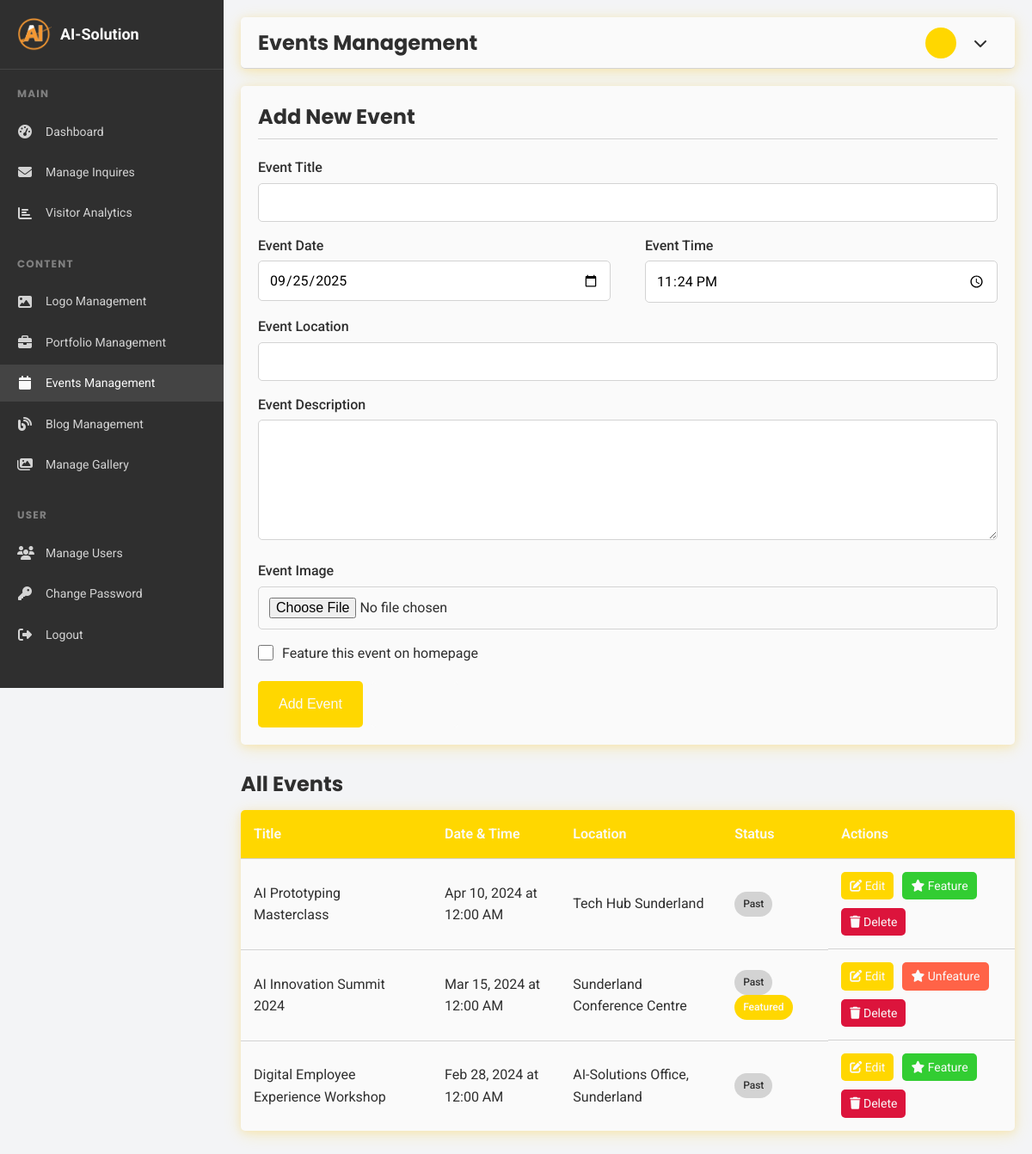
/admin/events.php (signed in), run on the app's committed database.
### tables this page shows
CREATE TABLE events (
    id INT PRIMARY KEY AUTO_INCREMENT,
    title VARCHAR(200) NOT NULL,
    description TEXT,
    date DATE,
    time TIME,
    location VARCHAR(200),
    image VARCHAR(255),
    featured BOOLEAN DEFAULT FALSE,
    created_at TIMESTAMP DEFAULT CURRENT_TIMESTAMP,
    updated_at TIMESTAMP DEFAULT CURRENT_TIMESTAMP ON UPDATE CURRENT_TIMESTAMP
);

### admin/events.php (the view, shortened to what this page needs)
<?php
require_once 'includes/config.php';
$edit_mode = false;
$event = [
    'id' => '',
    'title' => '',
    'description' => '',
    'date' => date('Y-m-d'),
    'time' => date('H:i'),
    'location' => '',
    'image' => '',
    'featured' => 0
];
$sql = "SELECT * FROM events ORDER BY date DESC";
$stmt = $pdo->query($sql);
$events = $stmt->fetchAll();
$current_date = date('Y-m-d');
?>
<!DOCTYPE html>
<html lang="en">
<head>
    <link rel="stylesheet" href="../css/styles.css">
    <link rel="stylesheet" href="https://cdnjs.cloudflare.com/ajax/libs/font-awesome/6.4.0/css/all.min.css">
</head>
<body>
    <div class="admin-layout">
        <aside class="sidebar">
            <div class="sidebar-header">
                <div class="sidebar-logo">
                    <img src="../images/logo.png" alt="AI-Solution Logo">
                    <span>AI-Solution</span>
                </div>
            </div>
            <div class="sidebar-menu">
                <div class="menu-section">
                    <h4 class="menu-section-title">Main</h4>
                    <ul class="menu-list">
                        <li class="menu-item">
                            <a href="index.php" class="menu-link">
                                <i class="menu-icon fas fa-tachometer-alt"></i>
                                <span>Dashboard</span>
                            </a>
                        </li>
                        <li class="menu-item">
                            <a href="inquiries.php" class="menu-link">
                                <i class="menu-icon fas fa-envelope"></i>
                                <span>Manage Inquires</span>
                            </a>
                        </li>
                        <li class="menu-item">
                            <a href="analytics.php" class="menu-link">
                                <i class="menu-icon fas fa-chart-bar"></i>
                                <span>Visitor Analytics</span>
                            </a>
                        </li>
                    </ul>
                </div>
                <div class="menu-section">
                    <h4 class="menu-section-title">Content</h4>
                    <ul class="menu-list">
                        <li class="menu-item">
                            <a href="logo.php" class="menu-link">
                                <i class="menu-icon fas fa-image"></i>
                                <span>Logo Management</span>
                            </a>
                        </li>
                        <li class="menu-item">
                            <a href="portfolio.php" class="menu-link">
                                <i class="menu-icon fas fa-briefcase"></i>
                                <span>Portfolio Management</span>
                            </a>
                        </li>
                        <li class="menu-item">
                            <a href="events.php" class="menu-link active">
                                <i class="menu-icon fas fa-calendar"></i>
                                <span>Events Management</span>
                            </a>
                        </li>
                        <li class="menu-item">
                            <a href="blogs.php" class="menu-link">
                                <i class="menu-icon fas fa-blog"></i>
                                <span>Blog Management</span>
                            </a>
                        </li>
                        <li class="menu-item">
                            <a href="gallery.php" class="menu-link">
                                <i class="menu-icon fas fa-images"></i>
                                <span>Manage Gallery</span>
                            </a>
                        </li>
                    </ul>
                </div>
                <div class="menu-section">
                    <h4 class="menu-section-title">User</h4>
                    <ul class="menu-list">
                        <li class="menu-item">
                            <a href="users.php" class="menu-link">
                                <i class="menu-icon fas fa-users"></i>
                                <span>Manage Users</span>
                            </a>
                        </li>
                        <li class="menu-item">
                            <a href="password.php" class="menu-link">
                                <i class="menu-icon fas fa-key"></i>
                                <span>Change Password</span>
                            </a>
                        </li>
                        <li class="menu-item">
                            <a href="index.php?logout=true" class="menu-link">
                                <i class="menu-icon fas fa-sign-out-alt"></i>
                                <span>Logout</span>
                            </a>
                        </li>
                    </ul>
                </div>
            </div>
        </aside>
        <main class="main-content">
            <header class="admin-header">
                <div class="header-title">
                    <h1>Events Management</h1>
                </div>
                <div class="header-actions">
                    <div class="user-dropdown">
                        <div class="user-info">
                            <div class="user-avatar">
                            </div>
                            <i class="fas fa-chevron-down"></i>
                        </div>
                    </div>
                </div>
            </header>
            <section class="admin-section">
                <div class="admin-form">
                    <h3><?php echo $edit_mode ? 'Edit Event' : 'Add New Event'; ?></h3>
                    <form action="events.php" method="POST" enctype="multipart/form-data">
                        <div class="form-group">
                            <label for="title">Event Title</label>
                            <input type="text" id="title" name="title" class="form-control" value="<?php echo htmlspecialchars($event['title']); ?>" required>
                        </div>
                        <div class="form-row">
                            <div class="form-group">
                                <label for="date">Event Date</label>
                                <input type="date" id="date" name="date" class="form-control" value="<?php echo htmlspecialchars($event['date']); ?>" required>
                            </div>
                            <div class="form-group">
                                <label for="time">Event Time</label>
                                <input type="time" id="time" name="time" class="form-control" value="<?php echo htmlspecialchars($event['time']); ?>" required>
                            </div>
                        </div>
                        <div class="form-group">
                            <label for="location">Event Location</label>
                            <input type="text" id="location" name="location" class="form-control" value="<?php echo htmlspecialchars($event['location']); ?>" required>
                        </div>
                        <div class="form-group">
                            <label for="description">Event Description</label>
                            <textarea id="description" name="description" class="form-control" rows="6" required><?php echo htmlspecialchars($event['description']); ?></textarea>
                        </div>
                        <div class="form-group">
                            <label for="image">Event Image</label>
                            <input type="file" id="image" name="image" class="form-control" accept="image/*">
                        </div>
                        <div class="form-check">
                            <input type="checkbox" id="featured" name="featured" class="form-check-input" <?php echo $event['featured'] ? 'checked' : ''; ?>>
                            <label for="featured" class="form-check-label">Feature this event on homepage</label>
                        </div>
                        <div class="btn-group">
                            <button type="submit" name="save_event" class="btn btn-primary">
                                <?php echo $edit_mode ? 'Update Event' : 'Add Event'; ?>
                            </button>
                            <a href="events.php" class="btn btn-secondary">Cancel</a>
                        </div>
                    </form>
                </div>
            </section>
            <section class="admin-section">
                <h3>All Events</h3>
                <table class="admin-table">
                    <thead>
                        <tr>
                            <th>Title</th>
                            <th>Date & Time</th>
                            <th>Location</th>
                            <th>Status</th>
                            <th>Actions</th>
                        </tr>
                    </thead>
                    <tbody>
                        <?php if (count($events) > 0): ?>
                            <?php foreach ($events as $e): ?>
                                <tr>
                                    <td><?php echo htmlspecialchars($e['title']); ?></td>
                                    <td>
                                        <?php
                                        echo date('M d, Y', strtotime($e['date']));
                                        echo ' at ';
                                        echo date('g:i A', strtotime($e['time']));
                                        ?>
                                    </td>
                                    <td><?php echo htmlspecialchars($e['location']); ?></td>
                                    <td>
                                        <span class="status-badge <?php echo strtotime($e['date']) >= strtotime($current_date) ? 'status-upcoming' : 'status-past'; ?>">
                                            <?php echo strtotime($e['date']) >= strtotime($current_date) ? 'Upcoming' : 'Past'; ?>
                                        </span>
                                        <?php if ($e['featured']): ?>
                                            <span class="status-badge status-featured">Featured</span>
                                        <?php endif; ?>
                                    </td>
                                    <td class="table-actions">
                                        <a href="events.php?edit=<?php echo $e['id']; ?>" class="btn-action btn-edit">
                                            <i class="fas fa-edit"></i> Edit
                                        </a>
                                        <a href="events.php?toggle=<?php echo $e['id']; ?>" class="btn-action <?php echo $e['featured'] ? 'btn-unfeature' : 'btn-feature'; ?>">
                                            <i class="fas <?php echo $e['featured'] ? 'fa-star' : 'fa-star'; ?>"></i>
                                            <?php echo $e['featured'] ? 'Unfeature' : 'Feature'; ?>
                                        </a>
                                        <a href="events.php?delete=<?php echo $e['id']; ?>" class="btn-action btn-delete" onclick="return confirm('Are you sure you want to delete this event?');">
                                            <i class="fas fa-trash"></i> Delete
                                        </a>
                                    </td>
                                </tr>
                            <?php endforeach; ?>
                        <?php else: ?>
                            <tr>
                                <td colspan="5" style="text-align: center;">No events found. Add your first event using the form above.</td>
                            </tr>
                        <?php endif; ?>
                    </tbody>
                </table>
            </section>
        </main>
    </div>
</body>
</html>

### css/styles.css (style rules this page uses)
:root { --primary-color: #FFD700; --primary-dark: #DAA520; --primary-light: #FFF8DC; --secondary-color: #FFA500; --secondary-dark: #FF8C00; --secondary-light: #FFE4B5; --dark-color: #2F2F2F; --light-color: #FAFAFA; --gray-color: #808080; --gray-light: #D3D3D3; --gray-dark: #696969; --success-color: #32CD32; --warning-color: #FF6347; --danger-color: #DC143C; --border-radius: 0.5rem; --box-shadow: 0 4px 20px rgba(255, 215, 0, 0.2), 0 2px 10px rgba(255, 165, 0, 0.15); --transition: all 0.3s ease; }
* { box-sizing: border-box; margin: 0; padding: 0; }
html { font-size: 62.5%; scroll-behavior: smooth; }
body { font-family: 'Roboto', sans-serif; font-size: 1.6rem; line-height: 1.6; color: var(--dark-color); background-color: var(--light-color); overflow-x: hidden; }
h1, h2, h3, h4, h5, h6 { font-family: 'Poppins', sans-serif; margin-bottom: 1.5rem; line-height: 1.3; font-weight: 700; }
h1 { font-size: 4.2rem; }
h3 { font-size: 2.4rem; }
h4 { font-size: 2rem; }
a { text-decoration: none; color: var(--primary-color); transition: var(--transition); }
ul { list-style: none; }
img { max-width: 100%; height: auto; display: block; }
.btn { display: inline-block; font-weight: 500; text-align: center; padding: 1.2rem 2.4rem; border-radius: var(--border-radius); cursor: pointer; transition: var(--transition); border: none; font-size: 1.6rem; }
.btn-primary { background-color: var(--primary-color); color: var(--light-color); }
.btn-secondary { background-color: transparent; border: 2px solid var(--light-color); color: var(--light-color); }
.form-group { margin-bottom: 2rem; }
.form-group label { display: block; margin-bottom: 0.8rem; font-weight: 500; }
.form-group input, .form-group textarea { width: 100%; padding: 1.2rem; border: 1px solid var(--gray-light); border-radius: var(--border-radius); font-family: inherit; font-size: 1.6rem; transition: var(--transition); }
.form-row { display: grid; grid-template-columns: repeat(auto-fit, minmax(20rem, 1fr)); gap: 2rem; }

### data on the page
events: title "AI Prototyping Masterclass", date "Apr 10, 2024", time "12:00 AM", location "Tech Hub Sunderland", shows "Past", featured "Feature"
events: title "AI Innovation Summit 2024", date "Mar 15, 2024", time "12:00 AM", location "Sunderland Conference Centre", shows "Past", featured "Featured"
events: title "Digital Employee Experience Workshop", date "Feb 28, 2024", time "12:00 AM", location "AI-Solutions Office, Sunderland", shows "Past", featured "Feature"
